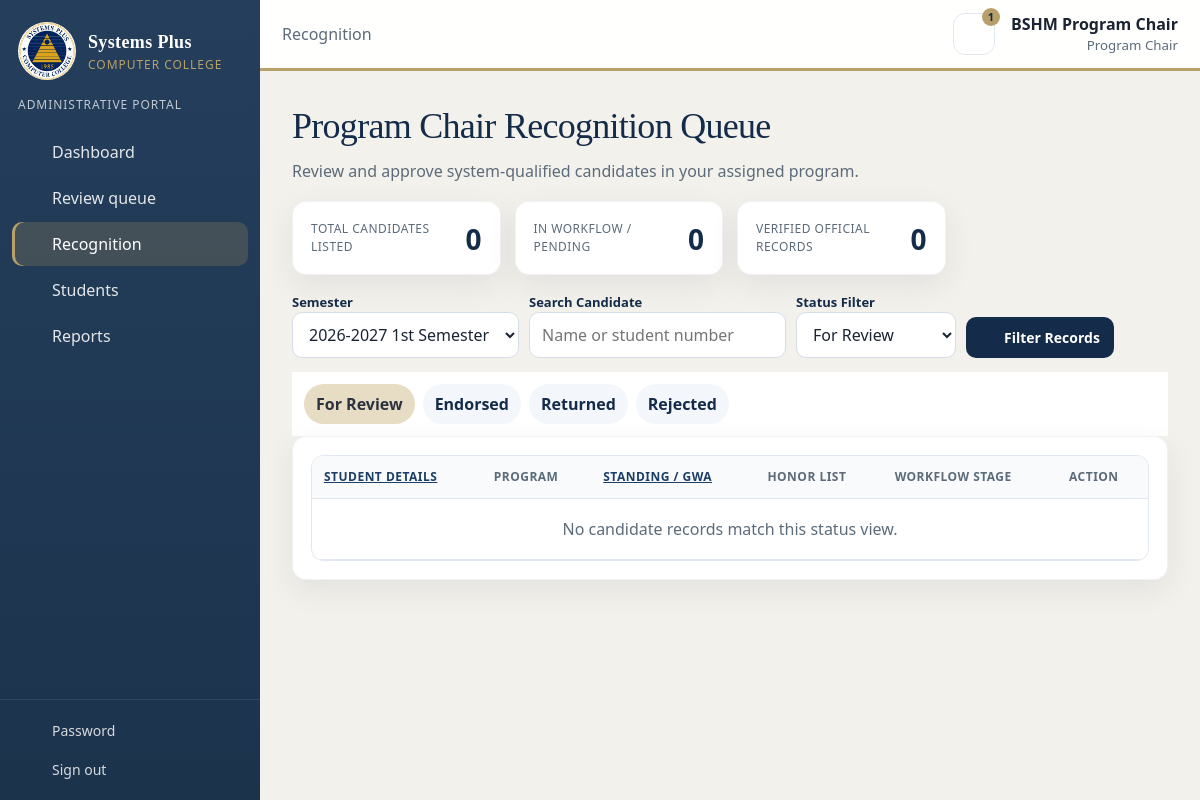
Page /admin/recognition.php (signed in) on the committed database.
### tables this page shows
CREATE TABLE users (
    id INT UNSIGNED NOT NULL AUTO_INCREMENT,
    username VARCHAR(60) NOT NULL,
    password_hash VARCHAR(255) NOT NULL,
    full_name VARCHAR(150) NOT NULL,
    title VARCHAR(20) NOT NULL DEFAULT '',
    email VARCHAR(150) DEFAULT NULL,
    is_active TINYINT(1) NOT NULL DEFAULT 1,
    must_change_password TINYINT(1) NOT NULL DEFAULT 1,
    last_login_at DATETIME DEFAULT NULL,
    created_at TIMESTAMP NOT NULL DEFAULT CURRENT_TIMESTAMP,
    PRIMARY KEY (id),
    UNIQUE KEY uniq_users_username (username)
);

### admin/recognition.php (the view, shortened to what the rows shown need)
<?php
require_once __DIR__ . '/../includes/bootstrap.php';
require_once __DIR__ . '/../includes/auth.php';
require_once __DIR__ . '/../includes/recognition.php';
require_once __DIR__ . '/../includes/layout.php';
$user = require_portal('admin');
$actor = recognition_actor($user);
$isMonitoringRole = in_array($actor, ['college_oic', 'osa', 'registrar'], true);
$semesterId = (int) ($_GET['semester'] ?? $_POST['semester_id'] ?? 0);
$semesters = db()->query('SELECT sem.id, sem.name, ay.label, sem.is_current FROM semesters sem JOIN academic_years ay ON ay.id = sem.academic_year_id ORDER BY ay.label DESC')->fetchAll();
if ($semesterId <= 0) {
    foreach ($semesters as $semester) {
        if ((int) $semester['is_current'] === 1) {
            $semesterId = (int) $semester['id'];
        }
    }
}
$search = trim((string) ($_POST['q'] ?? $_GET['q'] ?? ''));
$stage = (string) ($_POST['stage'] ?? $_GET['stage'] ?? ($isMonitoringRole ? '' : 'review'));
$sort = (($_POST['sort'] ?? $_GET['sort'] ?? '') === 'gwa') ? 'gwa' : 'name';
$dir = (($_POST['dir'] ?? $_GET['dir'] ?? '') === 'desc') ? 'desc' : 'asc';
$headings = [
    'program_chair' => 'Program Chair Recognition Queue',
    'college_oic' => display_name($user) . ' · OIC Monitoring Dashboard',
    'osa' => 'Office of Student Affairs (OSA) Monitoring Dashboard',
    'registrar' => 'Institutional Recognition Masterlist',
    'viewer' => 'Recognition Workflow Records',
];
$ledes = [
    'program_chair' => 'Review and approve system-qualified candidates in your assigned program.',
    'college_oic' => 'Read-only monitoring dashboard for Dean’s List and President’s List candidate records.',
    'osa' => 'Read-only oversight portal for Dean’s List and President’s List candidate records.',
    'registrar' => 'Read-only masterlist archive for officially endorsed and recognized candidates.',
    'viewer' => 'Each status change stays with the office that owns that step.',
];
$nextSort = ['semester' => $semesterId, 'q' => $search, 'stage' => $stage];
layout_start('Recognition', 'recognition', [['label' => 'Recognition']]);
?>
<div class="page-head">
    <div>
        <h1><?= h($headings[$actor] ?? 'Recognition') ?></h1>
        <p class="lede"><?= h($ledes[$actor] ?? '') ?></p>
    </div>
</div>
<section class="card">
    <div class="table-wrap">
        <table>
            <thead>
                <tr>
                    <th><a href="<?= h(url('admin/recognition.php', $nextSort + ['sort' => 'name', 'dir' => $sort === 'name' && $dir === 'asc' ? 'desc' : 'asc'])) ?>">Student Details</a></th>
                    <th>Program</th>
                    <th><a href="<?= h(url('admin/recognition.php', $nextSort + ['sort' => 'gwa', 'dir' => $sort === 'gwa' && $dir === 'asc' ? 'desc' : 'asc'])) ?>">Standing / GWA</a></th>
                    <th>Honor List</th>
                    <th>Workflow Stage</th>
                    <th>Action</th>
                </tr>
            </thead>
        </table>
    </div>
</section>
<?php layout_end(); ?>

### includes/layout.php (shortened to what the rows shown need)
<?php
function layout_start(string $title, string $active, array $crumbs = [], string $bodyClass = '', array $side = []): void
{
    $user = current_user();
    ?>
<!DOCTYPE html>
<html lang="en">
<head>
    <link rel="stylesheet" href="<?= h(asset_url('assets/css/app.css')) ?>">
</head>
<body class="<?= h($bodyClass) ?>">
<div class="shell">
    <div class="workspace">
        <header class="topbar">
            <div class="top-actions">
                <div class="who">
                    <strong><?= h(display_name($user)) ?></strong>
                    <small><?= h($user['role_label']) ?></small>
                </div>
            </div>
        </header>
        <main id="content" class="content">
    <?php
}
function layout_end(string $extraJs = ''): void
{
    ?>
        </main>
    </div>
</div>
</body>
</html>
    <?php
}

### rows in the picture
users: full_name "BSHM Program Chair", title+full_name "Program Chair Recognition Queue"

### other values in the picture
$item['label'] "Dashboard"
$item['label'] "Review queue"
$item['label'] "Recognition"
$item['label'] "Students"
$item['label'] "Reports"
$crumb['label'] "Recognition"
$unread "1"
$user['role_label'] "Program Chair"
$ledes[$actor] "Review and approve system-qualified candidates in your assigned program."
$totalVisible "0"
$reviewCount "0"
$verifiedCount "0"
$label "For Review"
$label "Endorsed"
$label "Returned"
